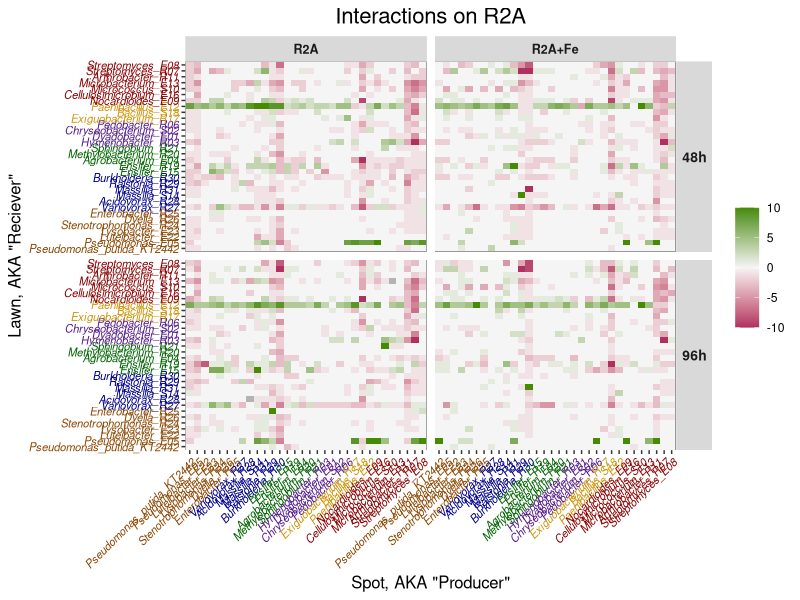
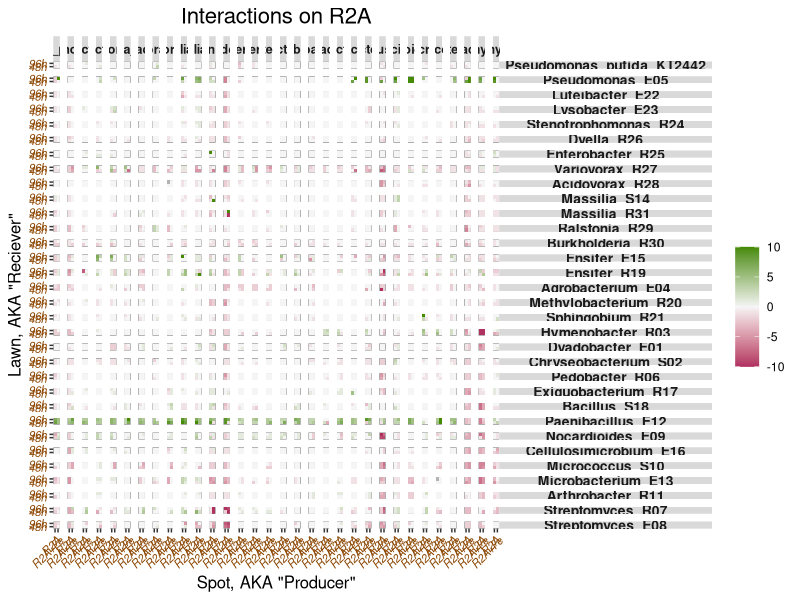

Source code (R) for these figures, in order: (Note: this script raises an error after producing the figures.)
############################### Final R2A Dataset Heatmaps ####################################



setwd("~/Desktop/InhibitoryAssays")
library(tidyverse)



# R2A data 48h 
R2A_48h <- read.csv("FinalDatasets/R2A_48h_Rep1_FINAL.csv", header = TRUE, nrows = 32)
R2A_48h$Strain_ID <- as.character(R2A_48h$Strain_ID)
R2A_48h_pivot <- pivot_longer(R2A_48h, c(2:33), values_drop_na = FALSE)
R2A_48h_pivot$Lawn <- as.factor(R2A_48h_pivot$Strain_ID)
R2A_48h_pivot$Spot <- as.factor(R2A_48h_pivot$name)
R2A_48h_pivot$value <- as.numeric(R2A_48h_pivot$value)
R2A48h <- rep("R2A-48h", 1024)
R2A_48h_pivot$MediaTime <- R2A48h
R2A <- rep("R2A", 1024)
R2A_48h_pivot$Media <- R2A
Time48h <- rep("48h", 1024)
R2A_48h_pivot$Time <- Time48h






# R2A data 96h 
R2A_96h <- read.csv("FinalDatasets/R2A_96h_Rep1_FINAL.csv", header = TRUE, nrows = 32)
R2A_96h$Strain_ID <- as.character(R2A_96h$Strain_ID)
R2A_96h_pivot <- pivot_longer(R2A_96h, c(2:33), values_drop_na = FALSE)
R2A_96h_pivot$Lawn <- as.factor(R2A_96h_pivot$Strain_ID)
R2A_96h_pivot$Spot <- as.factor(R2A_96h_pivot$name)
R2A_96h_pivot$value <- as.numeric(R2A_96h_pivot$value)
R2A96h <- rep("R2A-96h", 1024)
R2A_96h_pivot$MediaTime <- R2A96h
R2A <- rep("R2A", 1024)
R2A_96h_pivot$Media <- R2A
Time96h <- rep("96h", 1024)
R2A_96h_pivot$Time <- Time96h






# R2A + Fe data 48h 
R2A_Fe_48h <- read.csv("FinalDatasets/R2A_Fe_48h_Rep1_FINAL.csv", header = TRUE, nrows = 32)
R2A_Fe_48h$Strain_ID <- as.character(R2A_Fe_48h$Strain_ID)
R2A_Fe_48h_pivot <- pivot_longer(R2A_Fe_48h, c(2:33), values_drop_na = FALSE)
R2A_Fe_48h_pivot$Lawn <- as.factor(R2A_Fe_48h_pivot$Strain_ID)
R2A_Fe_48h_pivot$Spot <- as.factor(R2A_Fe_48h_pivot$name)
R2A_Fe_48h_pivot$value <- as.numeric(R2A_Fe_48h_pivot$value)
R2AFe48h <- rep("R2AFe-48h", 1024)
R2A_Fe_48h_pivot$MediaTime <- R2AFe48h
R2AFe <- rep("R2A+Fe", 1024)
R2A_Fe_48h_pivot$Media <- R2AFe
Time48h <- rep("48h", 1024)
R2A_Fe_48h_pivot$Time <- Time48h






# R2A + Fe data 96h 
R2A_Fe_96h <- read.csv("FinalDatasets/R2A_Fe_96h_Rep1_FINAL.csv", header = TRUE, nrows = 32)
R2A_Fe_96h$Strain_ID <- as.character(R2A_Fe_96h$Strain_ID)
R2A_Fe_96h_pivot <- pivot_longer(R2A_Fe_96h, c(2:33), values_drop_na = FALSE)
R2A_Fe_96h_pivot$Lawn <- as.factor(R2A_Fe_96h_pivot$Strain_ID)
R2A_Fe_96h_pivot$Spot <- as.factor(R2A_Fe_96h_pivot$name)
R2A_Fe_96h_pivot$value <- as.numeric(R2A_Fe_96h_pivot$value)
R2AFe96h <- rep("R2AFe-96h", 1024)
R2A_Fe_96h_pivot$MediaTime <- R2AFe96h
R2AFe <- rep("R2A+Fe", 1024)
R2A_Fe_96h_pivot$Media <- R2AFe
Time96h <- rep("96h", 1024)
R2A_Fe_96h_pivot$Time <- Time96h







R2A_ALL <- rbind(R2A_48h_pivot, R2A_96h_pivot, R2A_Fe_48h_pivot, R2A_Fe_96h_pivot)





















strain_order_names <- c('Pseudomonas_putida_KT2442', 'Pseudomonas_E05', 'Luteibacter_E22',
  'Lysobacter_E23', 'Stenotrophomonas_R24', 'Dyella_R26', 'Enterobacter_R25', 
  'Variovorax_R27', 'Acidovorax_R28', 'Massilia_S14', 'Massilia_R31', 'Ralstonia_R29', 'Burkholderia_R30',
  'Ensifer_E15', 'Ensifer_R19', 'Agrobacterium_E04', 'Methylobacterium_R20', 'Sphingobium_R21',
  'Hymenobacter_R03', 'Dyadobacter_E01', 'Chryseobacterium_S02', 'Pedobacter_R06', 
  'Exiguobacterium_R17', 'Bacillus_S18', 'Paenibacillus_E12', 'Nocardioides_E09', 
  'Cellulosimicrobium_E16', 'Micrococcus_S10', 'Microbacterium_E13', 'Arthrobacter_R11',
  'Streptomyces_R07', 'Streptomyces_E08')



# COlor code the strains by their phyla!
# darkgreen = G-proteobacteria    darkseagreen4 = B-proteobacteria    
# olivedrab = A-proteobacteria    purple4 = Bacteroidetes    
# darkgoldenrod2 = Firmicutes     maroon = Actinobacteria


strain_name_colors <- c("darkorange4", "darkorange4", "darkorange4", "darkorange4", 
                        "darkorange4", "darkorange4", "darkorange4", 
                        "darkblue", "darkblue", "darkblue", "darkblue", "darkblue", "darkblue", 
                        "darkgreen", "darkgreen",
                        "darkgreen", "darkgreen", "darkgreen", "purple4", "purple4",
                        "purple4", "purple4",
                        "darkgoldenrod3", "darkgoldenrod3", "darkgoldenrod3", "darkred",
                        "darkred", "darkred", "darkred", "darkred", "darkred", "darkred")







ggplot(data = R2A_ALL, aes(x=factor(Spot, level = strain_order_names),
                                 y=factor(Lawn, level = strain_order_names), fill=value) ) + 
  facet_grid(Time ~ Media) +
  geom_tile()  + xlab('Spot, AKA "Producer"') + ylab('Lawn, AKA "Reciever"') +
  ggtitle("Interactions on R2A") + 
  scale_fill_gradient2(low = "maroon", high = "chartreuse4", mid = "whitesmoke", 
                       midpoint = 0, space = "Lab",
                       na.value = "grey70", limit = c(-10,10)) +
  labs(fill = "") + 
  theme(axis.text.x = element_text(size=8, angle = 45, vjust = 1, hjust = 1, face="italic", color=strain_name_colors),
        axis.text.y=element_text(face="italic", size=8, color=strain_name_colors),
        plot.title = element_text(hjust = 0.5, size=16),
        axis.title=element_text(size=12),
        plot.background = element_rect(fill="white"),
        strip.text.x = element_text(face="bold", size=9, angle=0), 
        strip.text.y = element_text(face="bold", size=10, angle=0),
        panel.background = element_rect(fill="grey60"),
        panel.grid = element_blank()) 




# ???????????????????????????????

ggplot(data = R2A_ALL, aes(x=Media,
                           y=Time, fill=value) ) + 
  facet_grid(factor(Lawn, level =strain_order_names) ~ factor(Spot, level =strain_order_names)) +
  geom_tile()  + xlab('Spot, AKA "Producer"') + ylab('Lawn, AKA "Reciever"') +
  ggtitle("Interactions on R2A") + 
  scale_fill_gradient2(low = "maroon", high = "chartreuse4", mid = "whitesmoke", 
                       midpoint = 0, space = "Lab",
                       na.value = "grey70", limit = c(-10,10)) +
  labs(fill = "") + 
  theme(axis.text.x = element_text(size=8, angle = 45, vjust = 1, hjust = 1, face="italic", color=strain_name_colors),
        axis.text.y=element_text(face="italic", size=8, color=strain_name_colors),
        plot.title = element_text(hjust = 0.5, size=16),
        axis.title=element_text(size=12),
        plot.background = element_rect(fill="white"),
        strip.text.x = element_text(face="bold", size=9, angle=0), 
        strip.text.y = element_text(face="bold", size=10, angle=0),
        panel.background = element_rect(fill="grey60"),
        panel.grid = element_blank()) 



########################## SUBSETTING DATASET #####################

ggplot(subset(dat,ID %in% c("P1" , "P3")))


GammaProteo_names <- c('Pseudomonas_putida_KT2442', 'Pseudomonas_E05', 'Luteibacter_E22',
                       'Lysobacter_E23', 'Stenotrophomonas_R24', 'Dyella_R26', 'Enterobacter_R25')

Pseudomonads <- c('Pseudomonas_putida_KT2442', 'Pseudomonas_E05')

BetaProteo_names <- c('Variovorax_R27', 'Acidovorax_R28', 'Massilia_S14', 'Massilia_R31', 
                      'Ralstonia_R29', 'Burkholderia_R30')

AlphaProteo_names <- c('Ensifer_E15', 'Ensifer_R19', 'Agrobacterium_E04', 
                       'Methylobacterium_R20', 'Sphingobium_R21')

Actinos_names <- c('Nocardioides_E09', 'Cellulosimicrobium_E16', 'Micrococcus_S10', 'Microbacterium_E13', 
                   'Arthrobacter_R11', 'Streptomyces_R07', 'Streptomyces_E08')

Bacteroidetes_names <- c('Hymenobacter_R03', 'Dyadobacter_E01', 'Chryseobacterium_S02', 'Pedobacter_R06')
  
Firmicutes_names <- c('Exiguobacterium_R17', 'Bacillus_S18', 'Paenibacillus_E12')



ggplot(subset(R2A_ALL, Spot %in% c('Pseudomonas_E05')), aes(x=factor(Spot, level = strain_order_names),
                           y=factor(Lawn, level =strain_order_names), fill=value) ) + 
  facet_grid(Time ~ Media) +
  geom_tile()  + xlab('Spot, AKA "Producer"') + ylab('Lawn, AKA "Reciever"') +
  ggtitle("Interactions on R2A") + 
  scale_fill_gradient2(low = "maroon", high = "chartreuse4", mid = "whitesmoke", 
                       midpoint = 0, space = "Lab",
                       na.value = "grey70", limit = c(-10,10)) +
  labs(fill = "") + 
  theme(axis.text.x = element_text(size=8, angle = 45, vjust = 1, hjust = 1, face="italic", color=strain_name_colors),
        axis.text.y=element_text(face="italic", size=8, color=strain_name_colors),
        plot.title = element_text(hjust = 0.5, size=16),
        axis.title=element_text(size=12),
        plot.background = element_rect(fill="white"),
        strip.text.x = element_text(face="bold", size=9, angle=0), 
        strip.text.y = element_text(face="bold", size=10, angle=0),
        panel.background = element_rect(fill="grey60"),
        panel.grid = element_blank()) +
  scale_x_discrete(expand = c(0, 0)) + scale_y_discrete(expand = c(0, 0))













################ ################ Exporting for Cytoscape ################ ################ 
R2A_48h_Cyto <- read.csv("Data_csvs/R2A_Rep1_48h_forCytoscape_TEST2.csv", header = TRUE, nrows = 32)
R2A_48h_Cyto$Strain_ID <- as.character(R2A_48h_Cyto$Strain_ID)
R2A_48h_Cyto_pivot <- pivot_longer(R2A_48h_Cyto, c(2:33), values_drop_na = FALSE)
R2A_48h_Cyto_pivot$Target <- as.factor(R2A_48h_Cyto_pivot$Strain_ID)
R2A_48h_Cyto_pivot$Source <- as.factor(R2A_48h_Cyto_pivot$name)
R2A_48h_Cyto_pivot$Interaction <- as.numeric(R2A_48h_Cyto_pivot$value)
write_csv(R2A_48h_Cyto_pivot, "R2A_48h_Cyto_pivot.csv")



R2A_48h_Cyto_pivot$Target <- as.factor(R2A_48h_Cyto_pivot$Strain_ID)
R2A_48h_Cyto_pivot$Source <- as.factor(R2A_48h_Cyto_pivot$name)
R2A_48h_Cyto_pivot$Interaction <- as.numeric(R2A_48h_Cyto_pivot$value)
write_csv(R2A_48h_Cyto_pivot, "R2A_48h_Cyto_pivot.csv")


############### changing names from R2A_ALL to just strain ID's
R2A_StrainID_Target_Key <- read.csv("FinalDatasets/Straind_ID_to_Target.csv", header = TRUE, nrows = 32)
R2A_name_Source_Key <- read.csv("FinalDatasets/name_to_source.csv", header = TRUE, nrows = 32)

R2A_ALL_strainIDrenamed <- merge(R2A_ALL, R2A_StrainID_Target_Key, by.x="Strain_ID", by.y="Strain_ID")
R2A_ALL_TargetandSourceRenamed <- merge(R2A_ALL_strainIDrenamed, R2A_name_Source_Key, by.x="name", by.y="name")

R2A_ALL_TargetandSourceRenamed$Interaction <- as.numeric(R2A_ALL_TargetandSourceRenamed$value)
write_csv(R2A_ALL_TargetandSourceRenamed, "R2A_ALL_forCytoscape_UpdatedNames.csv")




R2A_HalfTSA_ALL <- rbind(R2A_ALL_TargetandSourceRenamed, HalfTSA_ALL_TargetandSourceRenamed)
R2A_HalfTSA_ALL$SourceMediaTime <- paste(R2A_HalfTSA_ALL$Source, R2A_HalfTSA_ALL$MediaTime, sep= "_")
R2A_HalfTSA_ALL$TargetMediaTime <- paste(R2A_HalfTSA_ALL$Target, R2A_HalfTSA_ALL$MediaTime, sep= "_")
write_csv(R2A_HalfTSA_ALL, "ALL_forCytoscape_UpdatedNames_2.csv")

